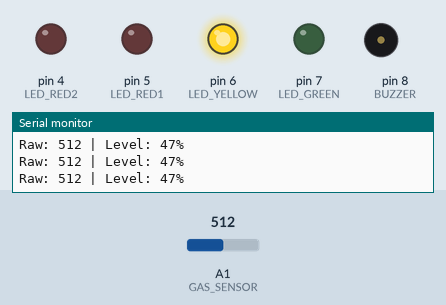
Recording of a sketch running on a simulated Arduino Uno, built with avr-gcc and run on an emulated ATmega328P. Shown: output pins drawn as LEDs (lit = HIGH), buzzer (waves = sounding), the last lines printed to the serial monitor. The test bench sets the inputs (shaded band); at power-on: A1 (GAS_SENSOR) = 512.

Above: at 1.2 s.
1.3 s: A1 (GAS_SENSOR) set to 538
At 1.57 s:
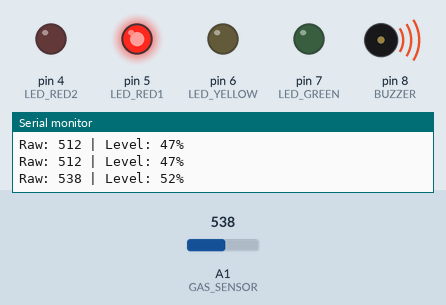
4.3 s: A1 (GAS_SENSOR) set to 623
7.3 s: A1 (GAS_SENSOR) set to 647
At 8.0 s:
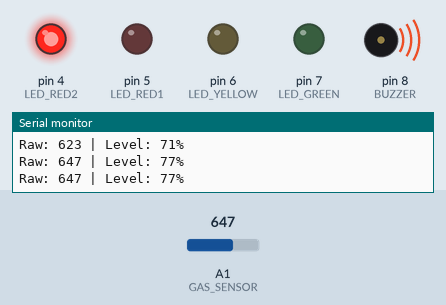
9.0 s: A1 (GAS_SENSOR) set to 306
At 9.3 s:
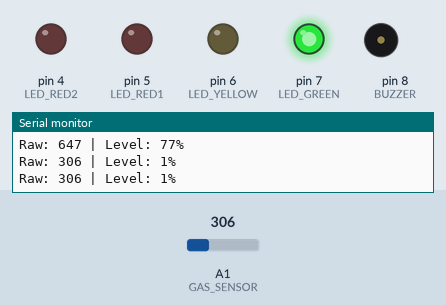
10.5 s: A1 (GAS_SENSOR) set to 402
12.0 s: A1 (GAS_SENSOR) set to 424
At 13.0 s:
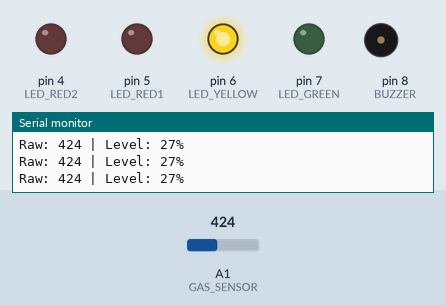
Timing chart, 0 to 14.5 s (numbered marks = the images above; inputs shaded):
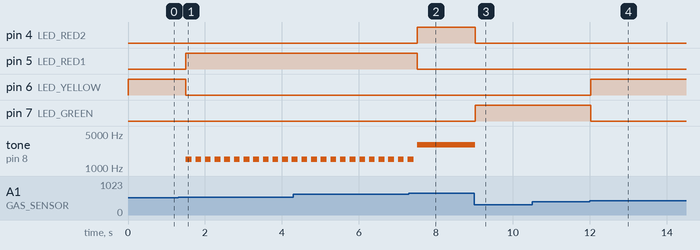

The sketch:

gas_stove_monitor.ino
```cpp
int const GAS_SENSOR = A1;
int LED_GREEN  = 7;
int LED_YELLOW = 6;
int LED_RED1   = 5;
int LED_RED2   = 4;
int BUZZER     = 8;

void setup() {
    pinMode(LED_GREEN, OUTPUT);
    pinMode(LED_YELLOW, OUTPUT);
    pinMode(LED_RED1, OUTPUT);
    pinMode(LED_RED2, OUTPUT);
    pinMode(BUZZER, OUTPUT);
    Serial.begin(9600);
}

void loop() {
    int raw = analogRead(GAS_SENSOR);
    int level = map(raw, 300, 750, 0, 100);
    level = constrain(level, 0, 100);

    Serial.print("Raw: ");
    Serial.print(raw);
    Serial.print(" | Level: ");
    Serial.print(level);
    Serial.println("%");

    // All off first
    digitalWrite(LED_GREEN, LOW);
    digitalWrite(LED_YELLOW, LOW);
    digitalWrite(LED_RED1, LOW);
    digitalWrite(LED_RED2, LOW);
    noTone(BUZZER);

    if (level >= 0 && level < 25) {
        // SAFE: only green
        digitalWrite(LED_GREEN, HIGH);
        delay(250);

    } else if (level >= 25 && level < 50) {
        // LOW WARNING: only yellow
        digitalWrite(LED_YELLOW, HIGH);
        delay(250);

    } else if (level >= 50 && level < 75) {
        // DANGER: only red1 + buzzer beep
        digitalWrite(LED_RED1, HIGH);
        tone(BUZZER, 1500);
        delay(150);
        noTone(BUZZER);
        delay(100);

    } else if (level >= 75 && level <= 100) {
        // EXTREME: only red2 + continuous loud buzzer
        digitalWrite(LED_RED2, HIGH);
        tone(BUZZER, 3000);
        delay(250);
    }
}
```

Measured:
- the behaviour switches between 524 and 525 on A1 (GAS_SENSOR) (found by bisection; images 0 and 1)
- the behaviour switches between 637 and 638 on A1 (GAS_SENSOR) (found by bisection; images 1 and 2)
- the behaviour switches between 412 and 413 on A1 (GAS_SENSOR) (found by bisection; images 3 and 4)
- after the input at 1.3 s, pin 5 (LED_RED1): LOW → HIGH after 0.20 s; pin 6 (LED_YELLOW): HIGH → LOW after 0.20 s; tone on pin 8 (BUZZER): alternates 1500 Hz for 0.15 s and silent for 0.10 s, starting after 0.20 s
- after the input at 7.3 s, pin 4 (LED_RED2): LOW → HIGH after 0.22 s; pin 5 (LED_RED1): HIGH → LOW after 0.22 s
- after the input at 9.0 s, pin 4 (LED_RED2): HIGH → LOW at once; pin 7 (LED_GREEN): LOW → HIGH at once; tone on pin 8 (BUZZER): 3000 Hz → silent at once
- after the input at 12.0 s, pin 6 (LED_YELLOW): LOW → HIGH at once; pin 7 (LED_GREEN): HIGH → LOW at once
